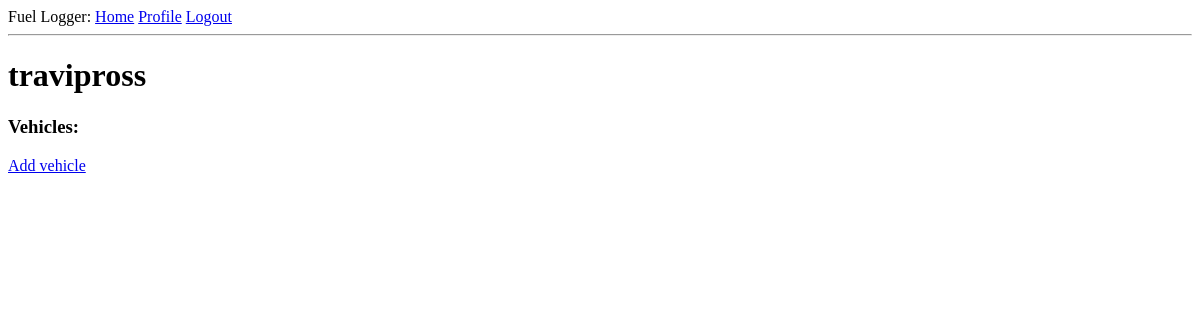
Before: /users/travipross (signed in) with the older database file.
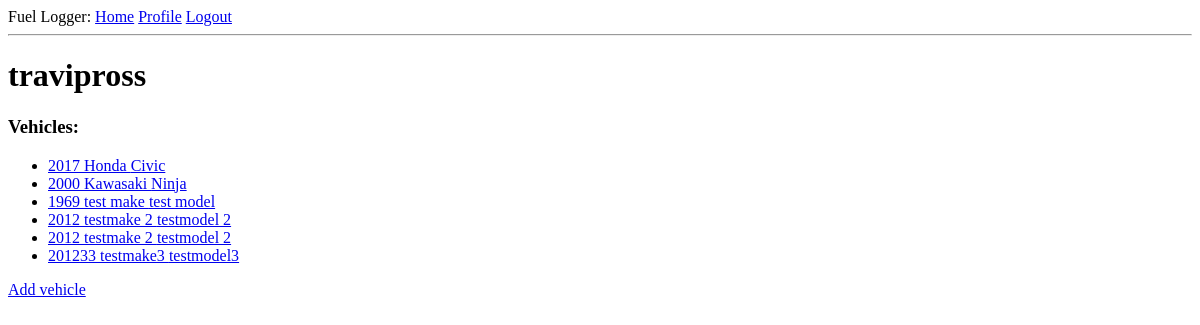
After: the same page with the newer database file.
### app/models.py (models this page shows, shortened)
class User(UserMixin, db.Model):
    id = db.Column(db.Integer, primary_key=True)
    username = db.Column(db.String, nullable=False)
    email = db.Column(db.String)
    password_hash = db.Column(db.String(128))
    vehicles = db.relationship('Vehicle', backref='owner', lazy='dynamic')

class Vehicle(db.Model):
    id = db.Column(db.Integer, primary_key=True)
    owner_id = db.Column(db.Integer, db.ForeignKey(User.id))
    make = db.Column(db.String, nullable=False)
    model = db.Column(db.String, nullable=False)
    year = db.Column(db.Integer)
    fill_ups = db.relationship('Fillup', backref='vehicle', lazy='dynamic')

### app/routes.py (the view)
@app.route('/users/<username>')
def user(username):
    u = User.query.filter_by(username=username).first_or_404()
    return render_template('user.html', user=u)

### app/models.py (called while the page is built)
@login.user_loader
def load_user(id):
    return User.query.get(int(id))

### app/templates/user.html
{% extends "base.html" %}
{% block content %}
    <h1>
        {{ current_user.username }}
    </h1>
    {% with vehicles = current_user.vehicles %}
    <h3>Vehicles:</h3>
    {% if vehicles %}
    <ul>
        {% for vehicle in vehicles %}
            <li><a href='{{ url_for("vehicle", vehicle_id=vehicle.id) }}'>{{ vehicle.year }} {{ vehicle.make }} {{ vehicle.model }}</a></li>
        {% endfor %}
    </ul>
    {% else %}
        None
    {% endif %}
    {% endwith %}
    <a href='{{ url_for("add_vehicle") }}'>Add vehicle</a>
{% endblock %}

### app/templates/base.html (shortened to what this page needs)
<html>
    <head>
    </head>
    <body>
        <div>
            Fuel Logger:
            <a href="{{ url_for('index') }}">Home</a>
            {% if current_user.is_anonymous %}
            <a href="{{ url_for('login') }}">Login</a>
            {% else %}
            <a href="{{ url_for('user', username=current_user.username) }}">Profile</a>
            <a href="{{ url_for('logout') }}">Logout</a>
            {% endif %}
        </div>
        <hr>
        {% block content %}{% endblock %}
    </body>
</html>

Changed rows visible on the page:
added Vehicle: year "2017", make "Honda", model "Civic"
added Vehicle: year "2000", make "Kawasaki", model "Ninja"
added Vehicle: year "1969", make "test make", model "test model"
added Vehicle: year "2012", make "testmake 2", model "testmodel 2"
added Vehicle: year "2012", make "testmake 2", model "testmodel 2"
added Vehicle: year "201233", make "testmake3", model "testmodel3"
